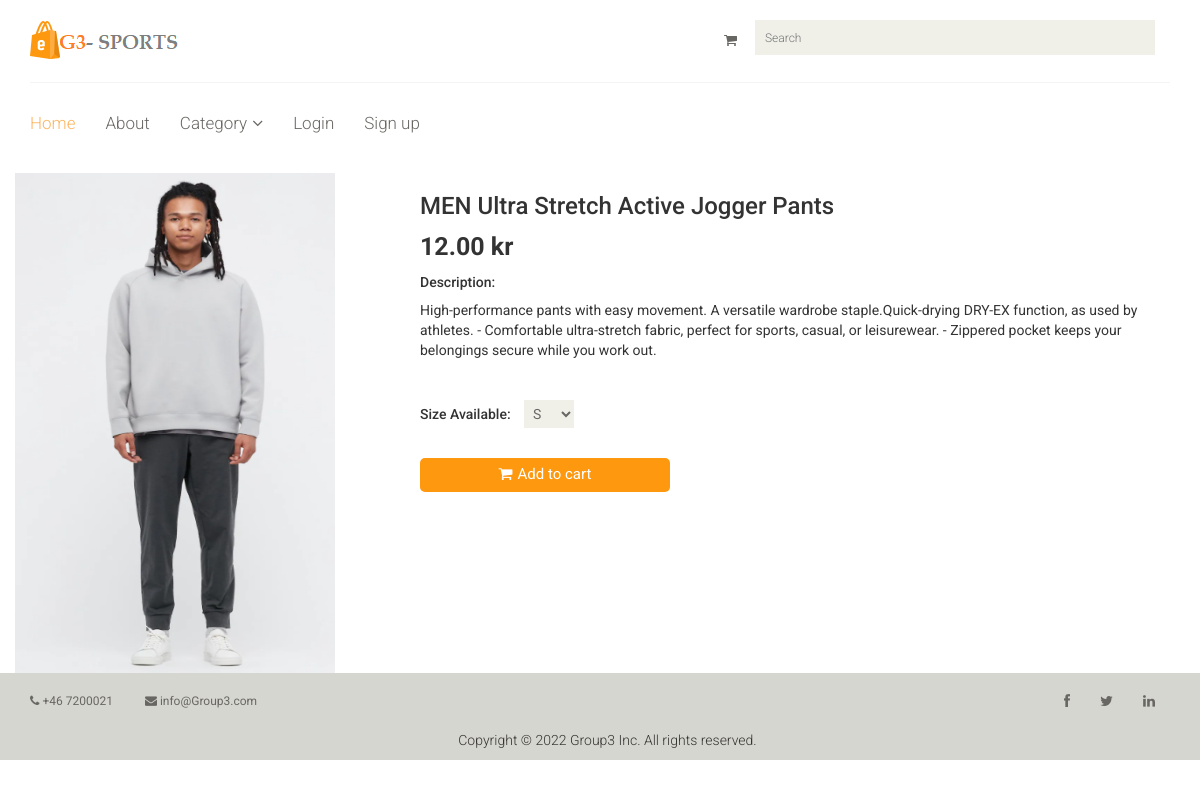
Screenshot of /onlineapp/product_view/1/ with the database file from the repository.
### onlineapp/models.py (models this page shows, shortened)
class Product(models.Model):
    GENDER_F = 0
    GENDER_M = 1
    GENDER_CHOICES = [
        (GENDER_F, 'Female'),
        (GENDER_M, 'Male')
    ]
    name = models.CharField(max_length=50)
    description = models.CharField(max_length=1000)
    productclassification = models.ForeignKey(ProductClassification, on_delete=models.CASCADE)
    gender = models.IntegerField(choices=GENDER_CHOICES,blank=True,null=True)
    price =models.DecimalField(max_digits=10,
                                decimal_places=2,default=0)
    image=models.ImageField(upload_to='product_images',blank=True,default='default_product.jpg')

### onlineapp/views.py (the view)
# urls.py: path('product_view/<int:pid>/', views.product_view,name='product_view'),
def product_view(request, pid):
  product =Product.objects.filter(id=pid).first()
  sizes = ProductSize.objects.filter(product=product)
  reviews = Product_Review.objects.filter(product=product).order_by('-datetime') [:5]
  if request.method=="POST" and request.user.is_authenticated:
    content = request.POST['content']
    review = Product_Review(user= request.user, content=content, product=product)
    review.save()
  return render(request, "onlineapp/product_view.html", {'product':product,
                                                         'sizes':sizes ,
                                                         'reviews':reviews,
                                                         'media_url': MEDIA_URL})

### templates/onlineapp/product_view.html (shortened to what this page needs)
{% extends 'onlineapp/base.html' %}
{% block content %}
<div class="container mt-4">
    <div class="row">
        <div class="col-md-4">
            <div class="row">
                <img src="{{ media_url }}{{product.image}}" alt="" style="width: 320px; height: 500px;">
            </div>
        </div>
        <div class="col-md-8">
            <h3>{{product.name}}</h3>
            <p style="font-size: 25px;"><b>{{product.price}} kr</b></p>
            <h5>Description:</h5>
            <p>{{product.description}}</p>
            <br>
            {% if sizes %}
            <h5>Size Available:
                <select name="size_categories" class="filter-selectbox active" style="width: 50px; margin-left: 10px;">
                    {% for size in sizes %}
                    <option value=" {{size.size.code}}"> {{size.size.code}}</option>
                    {% endfor %}
                </select>
            </h5>
            {% endif %}
            <br>
            {% if user.is_authenticated %}
            <a href="{% url 'onlineapp:cart_add' 1 %}" class=" btn btn-default add-to-cart"
                style="width: 250px; border: 2px; border-radius:5px; align-self: center ; background-color: #FE980F;color:white;"><i
                    class="fa fa-shopping-cart"></i>Add to cart</a>
            <br>
            <h2>Add Reviews Here</h2>
            <form method="POST" action="/onlineapp/product_view/{{product.id}}/"> {% csrf_token %}
                <div class="form-floating">
                    <textarea class="form-control" placeholder="Leave a comment here" id="floatingTextarea2"
                        style="height: 100px" id="content" name="content"></textarea>
                    <br>
                    <button type="submit" class="btn btn-primary">Add Review</button>
                </div>
            </form>
            <div class="container mt-2">
                <h2>Recent Reviews </h2>
                {% for review in reviews %}
                <div class="card">
                    <div class="card-header">
                        <span style="font-size: 22px;">{{review.user.first_name}} </span> <span
                            style="font-size: 12px;">{{review.datetime}}</span>
                    </div>
                    <div class="card-body">
                        <h6 class="card-text">{{review.content}}</h6>
                    </div>
                </div>
                <br>
                {% endfor %}
            </div>
            {% else %}
            <a href="{% url 'onlineapp:user_login' %}" class="btn btn-default add-to-cart"
                style="width: 250px; border: 2px; border-radius:5px; align-self: center ; background-color: #FE980F;color:white;"><i
                    class="fa fa-shopping-cart"></i>Add to cart</a>
            {% endif %}
        </div>
    </div>
</div>
{% endblock content %}

### static/css/main.css (style rules this page uses)
body { font-family: 'Roboto', sans-serif; background:; position: relative; font-weight:400px; }
a { -webkit-transition: 300ms; -moz-transition: 300ms; -o-transition: 300ms; transition: 300ms; }
h1, h2, h3, h4, h5, h6 { font-family: 'Roboto', sans-serif; }
.add-to-cart { background:#F5F5ED; border: 0 none; border-radius: 0; color: #696763; font-family: 'Roboto', sans-serif; font-size: 15px; margin-bottom: 25px; }
.add-to-cart i { margin-right:5px; }
.user_info input, select, textarea { background: #F0F0E9; border:0; color: #696763; padding: 5px; width: 100%; border-radius: 0; resize: none }

### rows the page displays
Product: image (picture), name "MEN Ultra Stretch Active Jogger Pants", price "12.00", description "High-performance pants with easy movement. A versatile wardrobe staple.Quick-drying DRY-EX function, as used by athletes. - Comfortable ultra-stretch fabric, perfect for sports, casual, or leisurewear. - Zippered pocket keeps your belongings secure while you work out."

### other values shown
form field size_categories "S"
